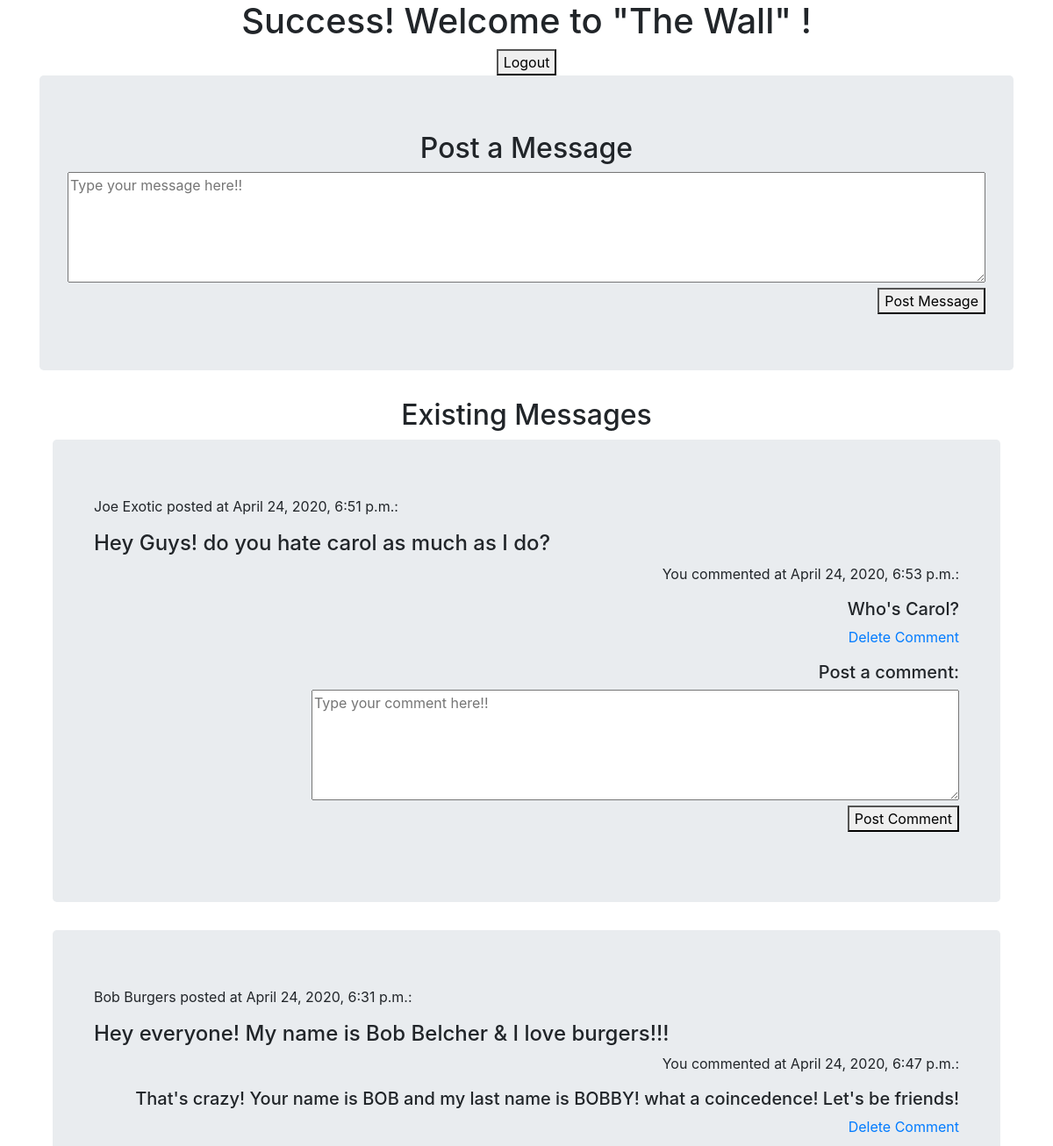
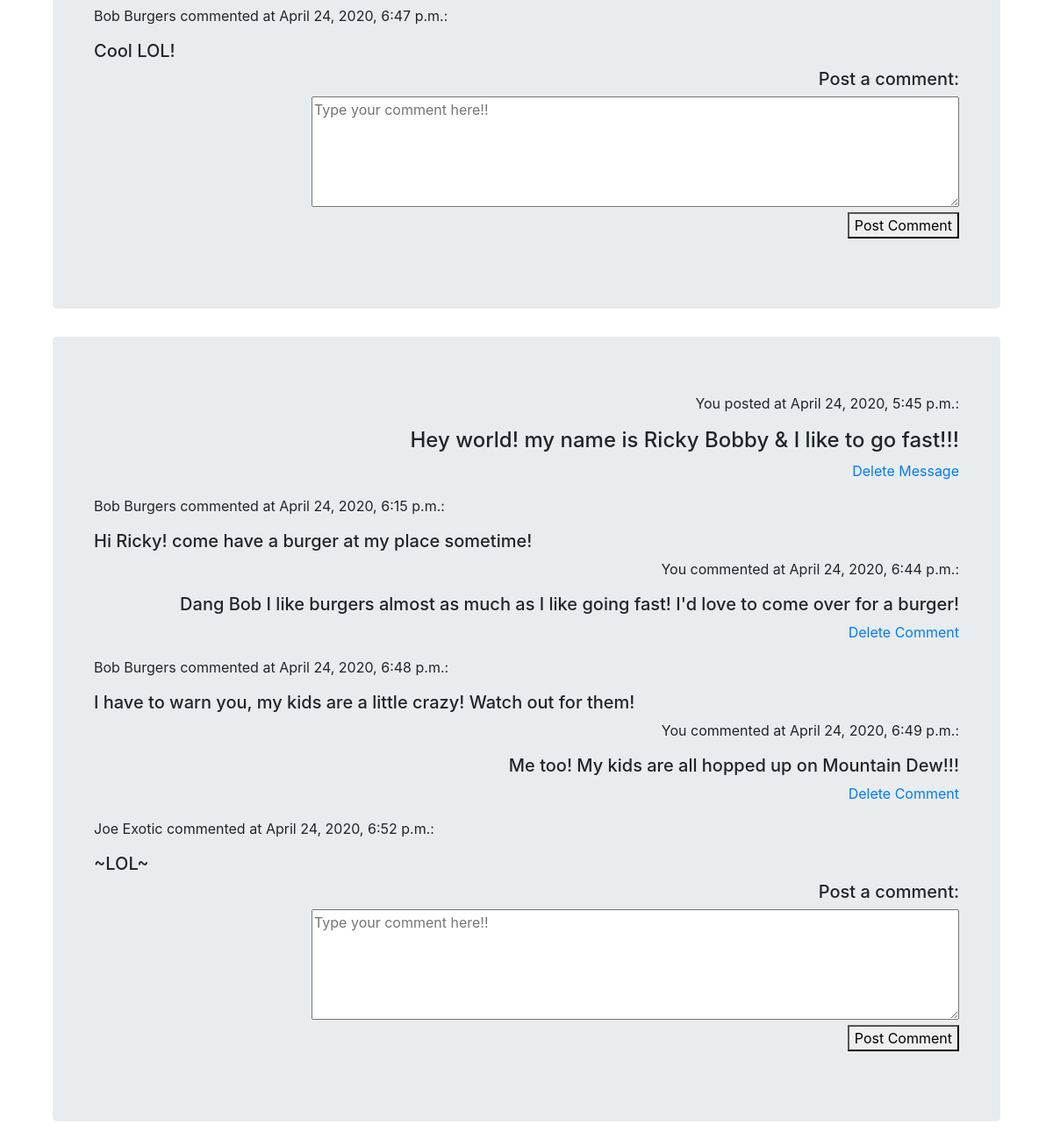
/success (signed in), run on the app's committed database (2 pictures, top to bottom).
### theWallApp/models.py (models this page shows)
class Message(models.Model):
    message = models.TextField()
    user = models.ForeignKey(User, related_name="messages", on_delete = models.CASCADE)
    created_at = models.DateTimeField(auto_now_add=True)
    updated_at = models.DateTimeField(auto_now=True)

class User(models.Model):
    first_name = models.CharField(max_length=255)
    last_name = models.CharField(max_length=255)
    email = models.CharField(max_length=255)
    password = models.CharField(max_length=255, null = True)
    created_at = models.DateTimeField(auto_now_add=True)
    updated_at = models.DateTimeField(auto_now=True)
    objects = userManager()

class Comment(models.Model):
    comment = models.TextField()
    user = models.ForeignKey(User, related_name="users", on_delete = models.CASCADE)
    message = models.ForeignKey(Message, related_name="comments", on_delete = models.CASCADE)
    created_at = models.DateTimeField(auto_now_add=True)
    updated_at = models.DateTimeField(auto_now=True)

### theWallApp/views.py (the view)
# urls.py: path('success', views.success),
def success(request):
    if 'userID' in request.session:
        context = {
            'name' : User.objects.get(id=request.session['userID']).first_name,
            'messages' : Message.objects.all().order_by('-created_at')
        }
        return render(request, 'wall.html', context)
    return redirect ('/')

### theWallApp/templates/wall.html (shortened to what this page needs)
<!DOCTYPE html>
<html lang="en">
<head>
    <link rel="stylesheet" href="https://stackpath.bootstrapcdn.com/bootstrap/4.3.1/css/bootstrap.min.css">
</head>
<body>
    <div class="container">
        <div class="text-center">
            <h1>Success! Welcome to "The Wall" {{request.session.name}}!</h1>
            <form action="/logout" method="POST">
                <button type="submit">Logout</button>
            </form>
        </div>
        <div class="jumbotron">
            <h2 class="text-center">Post a Message</h2>
            <form class="text-right" action="/message" method="POST">
                <textarea name="message" id="" cols="100" rows="5" placeholder="Type your message here!!"></textarea>
                <button type="submit">Post Message</button>
            </form>
        </div>
        <div class="container">
            <h2 class="text-center">Existing Messages</h2>
            {% for message in messages %}
                <div class="container jumbotron">
                    {% if message.user.id == request.session.userID %}
                        <div class="container text-right text-wrap">
                            <p>You posted at {{message.created_at}}:</p>
                            <h4>{{message.message}}</h4>
                            <p><a href="/deleteMessage/{{message.id}}">Delete Message</a></p>
                        </div>
                    {% else %}
                        <div class="container">
                            <p>{{ message.user.first_name }} {{ message.user.last_name}} posted at {{message.created_at}}:</p>
                            <h4>{{message.message}}</h4>
                        </div>
                    {% endif %}
                    {% for comment in message.comments.all %}
                            {% if comment.user.id == request.session.userID %}
                                <div class="container text-right">
                                    <p>You commented at {{comment.created_at}}:</p>
                                    <h5>{{comment.comment}}</h5>
                                    <p><a href="deleteComment/{{comment.id}}">Delete Comment</a></p>
                                </div>
                            {% else %}
                                <div class="container">
                                    <p>{{ comment.user.first_name }} {{ comment.user.last_name}} commented at {{comment.created_at}}:</p>
                                    <h5>{{comment.comment}}</h5>
                                </div>
                            {% endif %}
                    {% endfor %}
                    <div class="container text-right">
                        <h5>Post a comment:</h5>
                        <form action="/comment" method="POST">
                            <textarea name="comment" id="" cols="70" rows="5"placeholder="Type your comment here!!"></textarea>
                            <p><button type="submit">Post Comment</button></p>
                        </form>
                    </div>
                </div>
            {% endfor %}
        </div>
    </div>
</body>
</html>

### data on the page
Message: user.first_name "Joe", user.last_name "Exotic", created_at "April 24, 2020, 6:51 p.m.", message "Hey Guys! do you hate carol as much as I do?"
Comment: created_at "April 24, 2020, 6:53 p.m.", comment "Who's Carol?"
Message: user.first_name "Bob", user.last_name "Burgers", created_at "April 24, 2020, 6:31 p.m.", message "Hey everyone! My name is Bob Belcher & I love burgers!!!"
Comment: created_at "April 24, 2020, 6:47 p.m.", comment "That's crazy! Your name is BOB and my last name is BOBBY! what a coincedence! Let's be friends!"
Comment: user.first_name "Bob", user.last_name "Burgers", created_at "April 24, 2020, 6:47 p.m.", comment "Cool LOL!"
Message: created_at "April 24, 2020, 5:45 p.m.", message "Hey world! my name is Ricky Bobby & I like to go fast!!!"
Comment: user.first_name "Bob", user.last_name "Burgers", created_at "April 24, 2020, 6:15 p.m.", comment "Hi Ricky! come have a burger at my place sometime!"
Comment: created_at "April 24, 2020, 6:44 p.m.", comment "Dang Bob I like burgers almost as much as I like going fast! I'd love to come over for a burger!"
Comment: user.first_name "Bob", user.last_name "Burgers", created_at "April 24, 2020, 6:48 p.m.", comment "I have to warn you, my kids are a little crazy! Watch out for them!"
Comment: created_at "April 24, 2020, 6:49 p.m.", comment "Me too! My kids are all hopped up on Mountain Dew!!!"
Comment: user.first_name "Joe", user.last_name "Exotic", created_at "April 24, 2020, 6:52 p.m.", comment "~LOL~"
